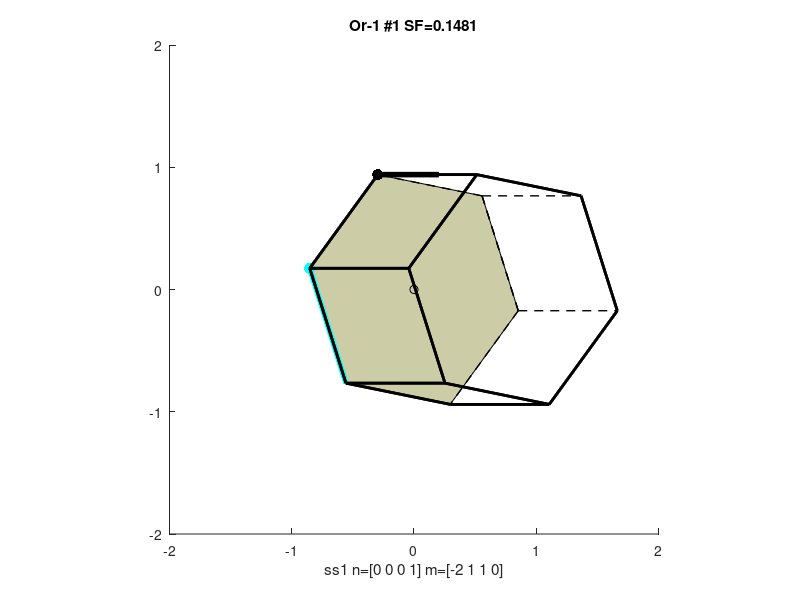

The MATLAB source for this figure:
%  Input euler angles, as 3 angles, or as vector, or nothing to use a
%  default one as demo.

% Zhe Chen, 2015-8-27 revised.

%  From Old codes in MSU:
%  The first part of this code, is to plot a inverse pole figure, i.e., the sample normal direction projected in the crystal's coordinate system.
%  The second part is to draw unit cells.
%  Note: for different c_a ratio, the same point in IPF represents diffrent crystallographic direction.
%  Don't considers the position of the poles to be propotional...
%  Zhe Chen, rewritten based on the structure built by Hongmei & Dr. Bieler
%  Modified to have 18 slip systems shown.  Only 12 is used in current analysis.
%  2011-08-25


function [] = hcp_cell_Mg(varargin)

switch length(varargin)
    case 1
        Euler(:,3:5) = [varargin{1}(1),varargin{1}(2),varargin{1}(3)];
    case 3
        Euler(:,3:5) = [varargin{1}(1),varargin{2}(1),varargin{3}(1)];
    otherwise
        Euler(:,3:5) = [180   30  20];
end
display(['Euler angle in degree: ',num2str(Euler(3)),' ', num2str(Euler(4)), ' ', num2str(Euler(5))]);
phi_sys = -90;  % angle between EBSD data X axis and common-X-point-to-right X axis
phi_error = 0;  % angle error caused by placing the sample when doing experiment. Rotate EBSD into In-situ SEM orientation.

Stress_State = [ 1 0 0; 0 0 0; 0 0 0];
Stress_State = Stress_State/norm(Stress_State);
sample_normal = [0 0 1];  % sample normal direction. Actually, direction you are interested in, can change this to other.
c_a = 1.62;
nss = 18;

g_sys = [
    cosd(phi_sys) cosd(phi_sys-90) 0;
    cosd(phi_sys+90) cosd(phi_sys) 0;
    0 0 1];
g_error = [
    cosd(phi_error) cosd(phi_error-90) 0;
    cosd(phi_error+90) cosd(phi_error) 0;
    0 0 1];

set_of_Euler = size(Euler);  % sets of Euler angles

% part 1, generate inverse pole figure
% hold on;
% axis square;
% axis([0 1.2 0 1.2]);
% theta = [0:1:30];  % just the paremeter 'theta'
% border_x = [0 cosd(theta) 0];
% border_y = [0 sind(theta) 0];
% plot(border_x, border_y, 'k-');

for ii = 1:1:set_of_Euler(1,1)
    phi1 = Euler(ii,3);
    PHI = Euler(ii,4);
    phi2 = Euler(ii,5);
    
    g_phi1 = [
        cosd(phi1) cosd(phi1-90) 0;
        cosd(phi1+90) cosd(phi1) 0;
        0 0 1];
    g_PHI = [
        1 0 0;
        0 cosd(PHI) cosd(PHI-90);
        0 cosd(PHI+90) cosd(PHI)];
    g_phi2 = [
        cosd(phi2) cosd(phi2-90) 0;
        cosd(phi2+90) cosd(phi2) 0;
        0 0 1];
    g(:,:,ii) = g_phi2*g_PHI*g_phi1*g_sys*g_error;  % g is the 'transformation matrix' of Euler angle set i: x=gX, X is global.
    %     pole = g(:,:,ii)*sample_normal.';  % sample normal in crystallographic cartesian coordinate
    %     x = abs(pole(1));
    %     y = abs(pole(2));
    %     z = abs(pole(3));
    %     X = x/(1+z);
    %     Y = y/(1+z);  % This convert all points to 1st octant, then plot.  If you convert all point into 7th, then use X=x/(1-z), Y=y/(1-z).
    %     if z == 1  % for the extreme condition...
    %         X = 10^(-9);
    %     end
    %
    %     alpha = atand(Y/X);
    %     alpha = 30-abs(rem(alpha,60)-30);  % change to it's corresponding angle which is between 0-30 degrees.
    %     r = sqrt(X^2+Y^2);
    %     X = r*cosd(alpha);  % change the coord X,Y into the plot region
    %     Y = r*sind(alpha);
    %
    %     plot(X,Y,'o','LineWidth',1,'MarkerEdgeColor', [0 0 1],...
    %                 'MarkerFaceColor',[1 0 0],'MarkerSize',9)
    %     plot(X,Y,'o','LineWidth',1,'MarkerEdgeColor',[1 1 1],...
    %                 'MarkerFaceColor',[1 0 0],'MarkerSize',6)
    %     text(X,Y+0.03,num2str(ii))
    %     text(0,0,'0 0 0 1')
    %     text(1.02,0.02,'2 -1 -1 0')
    %     text(0.87,0.52,'1 0 -1 0')
end
% end of part 1


Vertex(1,:) = [2/3 -1/3 -1/3 0];  % coordinates of the 12 points that make up the hexagonal prism
Vertex(2,:) = [1/3 1/3 -2/3 0];   % 6 on the base, then 6 on the top
Vertex(3,:) = [-1/3 2/3 -1/3 0];
Vertex(4,:) = [-2/3 1/3 1/3 0];
Vertex(5,:) = [-1/3 -1/3 2/3 0];
Vertex(6,:) = [1/3 -2/3 1/3 0];
Vertex(7,:) = [2/3 -1/3 -1/3 1];
Vertex(8,:) = [1/3 1/3 -2/3 1];
Vertex(9,:) = [-1/3 2/3 -1/3 1];
Vertex(10,:) = [-2/3 1/3 1/3 1];
Vertex(11,:) = [-1/3 -1/3 2/3 1];
Vertex(12,:) = [1/3 -2/3 1/3 1];

%  The following construct structure with format:
%
%   Slpsys(1) = struct( ...
%     'number',1, ...  % slip system number
%     'slp_plane',[0 0 0 1], ...  % slip plane normal in 4-index crystal coord
%     'slp_dir',[-2 1 1 0], ...  % slip direction in 4-index crystal coord
%     'n_vertex',6, ...  % number of vertrices used to construct a representative slip plane
%     'plane_index',[1 2 3 4 5 6], ...  % index of vertrices for slip plane
%     'burgers_index',[2 3], ...  % index of the vertrices for burgers vector
%     'cart_plane',[], ...  % slip plane  in 3-index cartesian form
%     'cart_dir',[], ...  % slip direction in 3-index cartesian form
%     'cart_plane_unit',[], ... % converted to unit vector
%     'cart_dir_unit',[], ...
%     'schmid_factor',[], ... % schmid factor
%     'Rot_Plane',[], ... % slip plane rotated to Global coord
%     'Rot_Dir',[], ...  % slip direction rotated to Global coord
%     'Trace',[]);  % slip trace on Global X-Y plane
%
%  Some filed are not defined initially, but will be added as program proceeds

% basal <a>
Slpsys(1) = struct('number',1,'slp_plane',[0 0 0 1],'slp_dir',[-2 1 1 0],'n_vertex',6,'plane_index',[1 2 3 4 5 6],'burgers_index',[2 3]);
% Slpsys(2) = struct('number',2,'slp_plane',[0 0 0 1],'slp_dir',[-1 2 -1 0],'n_vertex',6,'plane_index',[1 2 3 4 5 6],'burgers_index',[1 2]);
% Slpsys(3) = struct('number',3,'slp_plane',[0 0 0 1],'slp_dir',[-1 -1 2 0],'n_vertex',6,'plane_index',[1 2 3 4 5 6],'burgers_index',[3 4]);
% % prism <a>
% Slpsys(4) = struct('number',4,'slp_plane',[0 1 -1 0],'slp_dir',[2 -1 -1 0],'n_vertex',4,'plane_index',[2 3 9 8],'burgers_index',[3 2]);
% Slpsys(5) = struct('number',5,'slp_plane',[1 0 -1 0],'slp_dir',[1 -2 1 0],'n_vertex',4,'plane_index',[1 2 8 7],'burgers_index',[2 1]);
% Slpsys(6) = struct('number',6,'slp_plane',[-1 1 0 0],'slp_dir',[1 1 -2 0],'n_vertex',4,'plane_index',[3 4 10 9],'burgers_index',[4 3]);
% % pyramidal <c+a>
% Slpsys(7) = struct('number',7,'slp_plane',[1 1 -2 2],'slp_dir',[-1 -1 2 3],'n_vertex',4,'plane_index',[1 3 10 12],'burgers_index',[1 12]);
% Slpsys(8) = struct('number',8,'slp_plane',[-1 2 -1 2],'slp_dir',[1 -2 1 3],'n_vertex',4,'plane_index',[2 4 11 7],'burgers_index',[2 7]);
% Slpsys(9) = struct('number',9,'slp_plane',[-2 1 1 2],'slp_dir',[2 -1 -1 3],'n_vertex',4,'plane_index',[3 5 12  8],'burgers_index',[3 8]);
% Slpsys(10) = struct('number',10,'slp_plane',[-1 -1 2 2],'slp_dir',[1 1 -2 3],'n_vertex',4,'plane_index',[4 6 7 9],'burgers_index',[4 9]);
% Slpsys(11) = struct('number',11,'slp_plane',[1 -2 1 2],'slp_dir',[-1 2 -1 3],'n_vertex',4,'plane_index',[5 1 8 10],'burgers_index',[5 10]);
% Slpsys(12) = struct('number',12,'slp_plane',[2 -1 -1 2],'slp_dir',[-2 1 1 3],'n_vertex',4,'plane_index',[6 2 9 11],'burgers_index',[6 11]);
% % pyramidal <a>
% Slpsys(13) = struct('number',13,'slp_plane',[0 1 -1 1],'slp_dir',[2 -1 -1 0],'n_vertex',4,'plane_index',[2 3 10 7],'burgers_index',[3 2]);
% Slpsys(14) = struct('number',14,'slp_plane',[1 0 -1 1],'slp_dir',[1 -2 1 0],'n_vertex',4,'plane_index',[1 2 9 12],'burgers_index',[2 1]);
% Slpsys(15) = struct('number',15,'slp_plane',[-1 1 0 1],'slp_dir',[1 1 -2 0],'n_vertex',4,'plane_index',[3 4 11 8],'burgers_index',[4 3]);
% Slpsys(16) = struct('number',16,'slp_plane',[0 -1 1 1],'slp_dir',[-2 1 1 0],'n_vertex',4,'plane_index',[5 6 7 10],'burgers_index',[6 5]);
% Slpsys(17) = struct('number',17,'slp_plane',[-1 0 1 1],'slp_dir',[-1 2 -1 0],'n_vertex',4,'plane_index',[4 5 12 9],'burgers_index',[5 4]);
% Slpsys(18) = struct('number',18,'slp_plane',[1 -1 0 1],'slp_dir',[1 1 -2 0],'n_vertex',4,'plane_index',[6 1 8 11],'burgers_index',[6 1]);

for set_number = 1:1:set_of_Euler(1,1)
    slpsys = Slpsys;
    local_stress_state = g(:,:,set_number)*Stress_State*g(:,:,set_number).';
    for ii = 1:1:12
        vertex(ii,:) = [ Vertex(ii,1)*3/2, (Vertex(ii,1)+2*Vertex(ii,2))*sqrt(3)/2, Vertex(ii,4)*c_a];
    end
    Rot_Vertex = vertex * g(:,:,set_number);  % get rotated vertex in Global Coord
    
    % for i = 1:1:nss %%%%%%%%%%%%%%%%%%%%%%%%%%%-1
    ii = 1;     % [For this code purpose] just plot one slip system
    slpsys(ii).cart_plane = [ slpsys(ii).slp_plane(1), (slpsys(ii).slp_plane(1)+2*slpsys(ii).slp_plane(2))/sqrt(3), slpsys(ii).slp_plane(4)/c_a];
    slpsys(ii).cart_dir = [3*slpsys(ii).slp_dir(1)/2, (slpsys(ii).slp_dir(1)+2*slpsys(ii).slp_dir(2))*sqrt(3)/2, slpsys(ii).slp_dir(4)*c_a];
    slpsys(ii).cart_plane_unit = slpsys(ii).cart_plane/norm(slpsys(ii).cart_plane);
    slpsys(ii).cart_dir_unit = slpsys(ii).cart_dir/norm(slpsys(ii).cart_dir);
    slpsys(ii).schmid_factor = slpsys(ii).cart_plane_unit * local_stress_state * slpsys(ii).cart_dir_unit.';
    slpsys(ii).Rot_Plane = slpsys(ii).cart_plane_unit * g(:,:,set_number);
    slpsys(ii).Rot_Dir = slpsys(ii).cart_dir_unit * g(:,:,set_number);
    slpsys(ii).Trace = cross(slpsys(ii).Rot_Plane, [0 0 1]);
    slpsys(ii).Trace = slpsys(ii).Trace/norm(slpsys(ii).Trace);  % If don't want to normalize, delete/comment this line
    abs_SF(ii,1) = ii;
    abs_SF(ii,2) = abs(slpsys(ii).schmid_factor);
    % end %%%%%%%%%%%%%%%%%%%%%%%%%%%-1
    plot_order = sortrows (abs_SF,-2);  % 1st column is ssnumber, 2nd column is SF descending.
    
    % Determine which two points are invisible.
    % This actually only depend on the lowest positioned two points on either of the basal planes.
    % Fact: (1) If point ii has smallest z-coord on basal plane-1, then point ii+6 has smallest z-coord on basal plane-2 (because two planes are parallel)
    % (1.2) If the smallest z-coord on a plane is >0, then on the other plane there will be a z-coord < 0.
    % (1.3) For the way of definition in this code, a point is invisible only if it has z-coord < 0.
    % (2) The point with the smallest z-coord is invisible.
    % (3) If a point is invisible, all points on the other basal plane are visible.
    % (4) If a point is invisible, on the same basal plane, there is another invisible point (whose z-coord is the 2nd smallest on this basal plane)
    % (5) If a point is invisible, all three edges connected to it are invisible.
    % Conclusion: two points are invisible.  Don't draw edges from them.
    for ii = 1:1:6
        vertex_z_1(ii,:) = [ii,Rot_Vertex(ii,3)];
    end
    for ii = 7:1:12
        vertex_z_2(ii-6,:) = [ii,Rot_Vertex(ii,3)];     % change 'ii' to 'ii-6', 2015-8-27
    end
    criteria_vertex_1 = sortrows(vertex_z_1,2);
    criteria_vertex_2 = sortrows(vertex_z_2,2);
    if criteria_vertex_1(1,2) < criteria_vertex_2(1,2)
        invisible_1 = criteria_vertex_1(1,1);
        invisible_2 = criteria_vertex_1(2,1);
    else
        invisible_1 = criteria_vertex_2(1,1);
        invisible_2 = criteria_vertex_2(2,1);
    end
    % found index (two numbers within 1-12) of invisible vertex
    
    %     for ii = 1:1:nss  % plot the cell for 18 slip system  %%%%%%%%%%%%%%%%%%%%%%%%%%%-2
    ii = 1;     % [For this code purpose, only plot one slip system]
    ssn = plot_order(ii,1);  % the number of slip system plotted.
    %         if rem(ii,6) == 1
    %             figure
    %         end
    %         subplot(2,3,rem(ii-1,6)+1)
    figure;
    hold on;
    axis square;
    axis ([-2 2 -2 2]);
    
    for jj = 1:1:slpsys(ssn).n_vertex
        spx(jj) = Rot_Vertex(slpsys(ssn).plane_index(jj),1);  % slip plane Coord for plot
        spy(jj) = Rot_Vertex(slpsys(ssn).plane_index(jj),2);
    end
    
    % The following plot slip plane
    if slpsys(ssn).Rot_Plane(3)>0  % If see front: warm grary.  If see back, cool gray.
        % Fill plane
        fill(spx(1:slpsys(ssn).n_vertex),spy(1:slpsys(ssn).n_vertex),[.8 .8 .65]);
        % Draw slip plane normal vector
        plot([Rot_Vertex(slpsys(ssn).plane_index(1),1), Rot_Vertex(slpsys(ssn).plane_index(1),1)+slpsys(ssn).Rot_Plane(1)],[Rot_Vertex(slpsys(ssn).plane_index(1),2), Rot_Vertex(slpsys(ssn).plane_index(1),2)+slpsys(ssn).Rot_Plane(2)],'Linewidth',4,'Color',[0 0 0]);
    else
        fill(spx(1:slpsys(ssn).n_vertex),spy(1:slpsys(ssn).n_vertex),[.65 .65 .7]);
        plot([Rot_Vertex(slpsys(ssn).plane_index(1),1), Rot_Vertex(slpsys(ssn).plane_index(1),1)+slpsys(ssn).Rot_Plane(1)],[Rot_Vertex(slpsys(ssn).plane_index(1),2), Rot_Vertex(slpsys(ssn).plane_index(1),2)+slpsys(ssn).Rot_Plane(2)],'--','Linewidth',4,'Color',[0 0 0]);
    end
    % The following, plot burgers vector. Start point of Burgers vector has circle
    plot([Rot_Vertex(slpsys(ssn).burgers_index(1),1),Rot_Vertex(slpsys(ssn).burgers_index(2),1)],[Rot_Vertex(slpsys(ssn).burgers_index(1),2),Rot_Vertex(slpsys(ssn).burgers_index(2),2)],'Linewidth',4,'Color',[0 1 1]);
    plot(Rot_Vertex(slpsys(ssn).burgers_index(1),1),Rot_Vertex(slpsys(ssn).burgers_index(1),2),'.','MarkerSize',24,'Color',[0 1 1]);  % start point of Burgers vector has circle.
%     % The following, plot a line representing slip plane trace direction.
%     if ssn>12
%         plot([slpsys(ssn).Trace(1),-slpsys(ssn).Trace(1)],[slpsys(ssn).Trace(2),-slpsys(ssn).Trace(2)],'--','Linewidth',2,'Color',[0 1 0])  % green for pyramidal <a>
%     elseif ssn>6
%         plot([slpsys(ssn).Trace(1),-slpsys(ssn).Trace(1)],[slpsys(ssn).Trace(2),-slpsys(ssn).Trace(2)],'--','Linewidth',2,'Color',[0 0 0])  % black for pyramidal <c+a>
%     elseif ssn<4
%         plot([slpsys(ssn).Trace(1),-slpsys(ssn).Trace(1)],[slpsys(ssn).Trace(2),-slpsys(ssn).Trace(2)],'--','Linewidth',2,'Color',[1 0 0])  % red for basal
%     else
%         plot([slpsys(ssn).Trace(1),-slpsys(ssn).Trace(1)],[slpsys(ssn).Trace(2),-slpsys(ssn).Trace(2)],'--','Linewidth',2,'Color',[0 0 1])  % blue for prism
%     end
    
    % The following, plot the cell.  Invisible ones use dash-line
    for jj = 1:1:12
        if jj ~= invisible_1 && jj ~= invisible_2
            p1 = jj+1-6*(rem(jj,6)==0);     % draw edge-1 on basal plane, if visible
            if p1 ~= invisible_1 && p1 ~= invisible_2
                plot([Rot_Vertex(jj,1), Rot_Vertex(p1,1)],[Rot_Vertex(jj,2), Rot_Vertex(p1,2)],'-','Linewidth',2,'Color',[0 0 0]);
            end
            p2 = jj-1+6*(rem(jj-1,6)==0);   % draw edge-2 on basal plane, if visible
            if p2 ~= invisible_1 && p2 ~= invisible_2
                plot([Rot_Vertex(jj,1), Rot_Vertex(p2,1)],[Rot_Vertex(jj,2), Rot_Vertex(p2,2)],'-','Linewidth',2,'Color',[0 0 0]);
            end
            p3 = jj+6-12*(jj>6);            % draw edge on prism plane, if visible
            if p3 ~= invisible_1 && p3 ~= invisible_2
                plot([Rot_Vertex(jj,1), Rot_Vertex(p3,1)],[Rot_Vertex(jj,2), Rot_Vertex(p3,2)],'-','Linewidth',2,'Color',[0 0 0]);
            end
        else
            p1 = jj+1-6*(rem(jj,6)==0);     % draw edge-1 on basal plane, if visible
%             if p1 ~= invisible_1 && p1 ~= invisible_2
                plot([Rot_Vertex(jj,1), Rot_Vertex(p1,1)],[Rot_Vertex(jj,2), Rot_Vertex(p1,2)],'--','Linewidth',1,'Color',[0 0 0]);
%             end
            p2 = jj-1+6*(rem(jj-1,6)==0);   % draw edge-2 on basal plane, if visible
%             if p2 ~= invisible_1 && p2 ~= invisible_2
                plot([Rot_Vertex(jj,1), Rot_Vertex(p2,1)],[Rot_Vertex(jj,2), Rot_Vertex(p2,2)],'--','Linewidth',1,'Color',[0 0 0]);
%             end
            p3 = jj+6-12*(jj>6);            % draw edge on prism plane, if visible
%             if p3 ~= invisible_1 && p3 ~= invisible_2
                plot([Rot_Vertex(jj,1), Rot_Vertex(p3,1)],[Rot_Vertex(jj,2), Rot_Vertex(p3,2)],'--','Linewidth',1,'Color',[0 0 0]);
%             end
        end
        plot(Rot_Vertex(1,1),Rot_Vertex(1,2),'.','MarkerSize',24,'Color',[0 0 0]);  % Can use this to check which is [100] direction, if needed
    end
    plot(0,0,'ko');
    title(['Or-' num2str(set_number) ' #' num2str(ii) ' SF=' num2str(slpsys(ssn).schmid_factor)]);
    xlabel(['ss' num2str(ssn) ' n=' mat2str(slpsys(ssn).slp_plane) ' m=' mat2str(slpsys(ssn).slp_dir)])
    
    %     end %%%%%%%%%%%%%%%%%%%%%%%%%%%-2
end

hold off;

end
